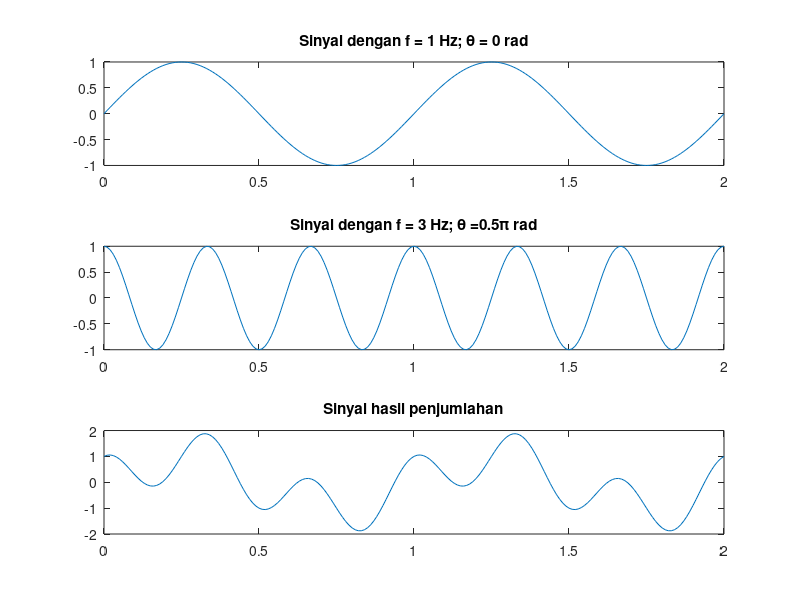

Here is the MATLAB script that generated this plot:
clc;
% sinyal dengan f = 1 Hz
T = 100;
t = 0:1/T:2;
f1 = 1;
y1 = sin(2*pi*f1*t);

% sinyal dengan f dan fase yang diubah-ubah
f2 = 3;
k = 0.5;
pha2 = k*pi;
y2 = sin(2*pi*f2*t + pha2);

% penjumlahan sinyal
y3 = y1 + y2;

% 1st  plot
subplot(3,1,1);
plot(t, y1);
text = ('Sinyal dengan f = 1 Hz; \theta = 0 rad');
title(text);

% 2nd plot
subplot(3,1,2);
plot(t, y2);
text = (['Sinyal dengan f = ', num2str(f2), ' Hz; \theta =', num2str(k), '\pi rad']);
title(text);

% 3rd plot
subplot(3,1,3);
plot(t, y3);
title('Sinyal hasil penjumlahan');